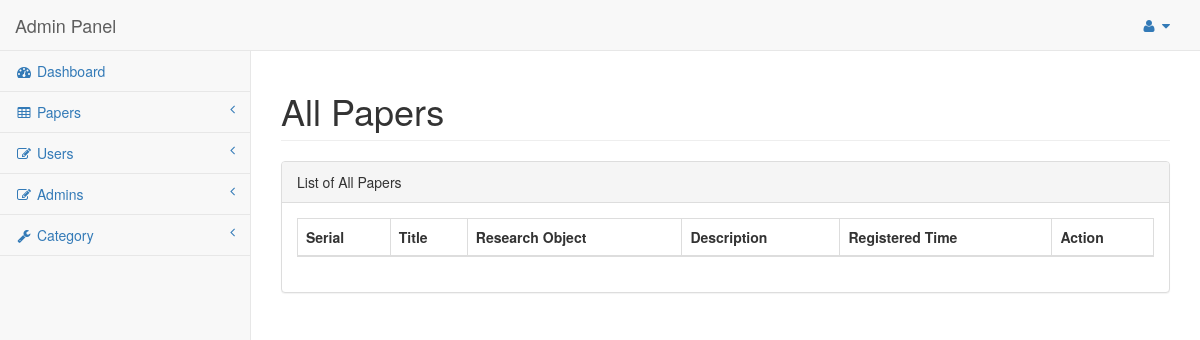
The app's page /admin/allPaper.php (signed in), older data.
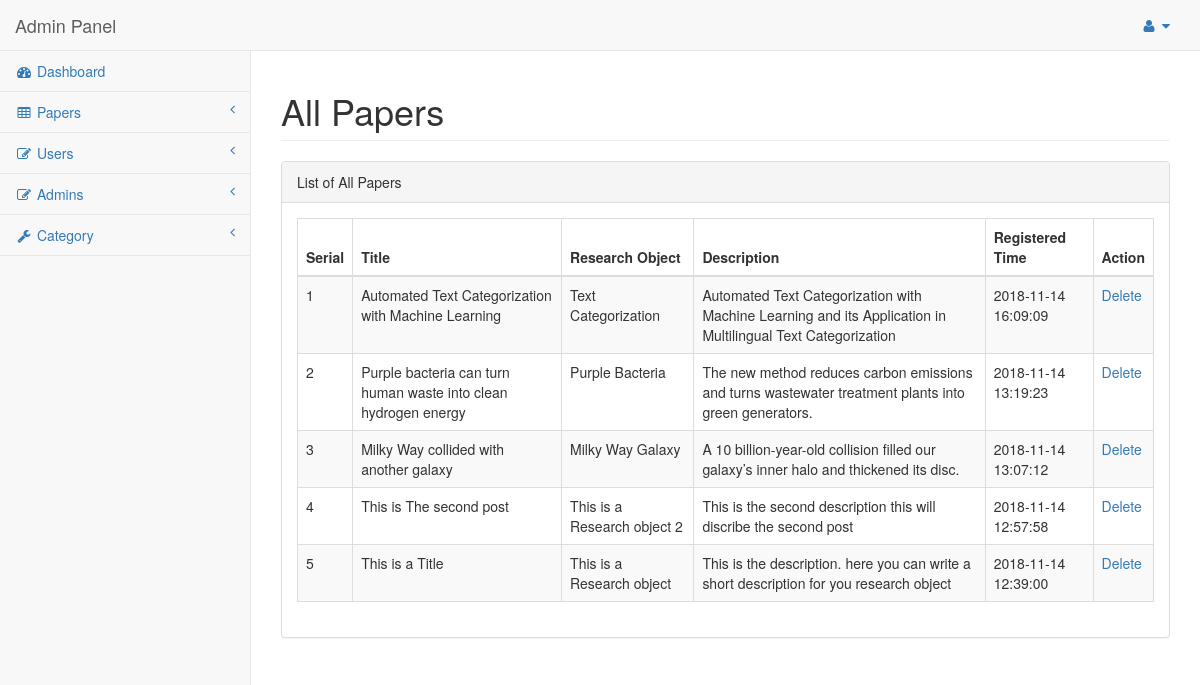
The same page, newer data.
### tables this page shows
CREATE TABLE `paper` (
  `id` int(11) NOT NULL,
  `userId` int(11) NOT NULL,
  `categoryId` int(11) NOT NULL,
  `researchObject` varchar(30) NOT NULL,
  `title` text NOT NULL,
  `description` text NOT NULL,
  `paper` text NOT NULL,
  `paperImage` text NOT NULL,
  `createdAt` datetime NOT NULL DEFAULT CURRENT_TIMESTAMP
);

### lib/paper.php (called while the page is built, shortened)
<?php
include_once ('C:\xampp\htdocs\versity\config\database.php');
class paper
{
    private $db;
    public function __construct()
    {
        $this->db  = new database();
    }
    public function viewAllLatestPaper(){
        $sql = "SELECT * FROM `paper`order by createdAt desc LIMIT 6";
        $stmt = $this->db->pdo->query($sql);
        if ($stmt){
            return $stmt->fetchAll(PDO::FETCH_CLASS, 'paper');
        } else{
            return 'False';
        }
    }
}

### config/database.php (called while the page is built)
<?php
class database
{
    private $host="localhost";
    private $userName="root";
    private $password="";
    private $dbname="diu_research";
    public $pdo;
    public function __construct(){
        if(!isset($this->pdo)){
            try{
                $link = new PDO("mysql:hostname=".$this->host.";dbname=".$this->dbname."","$this->userName", "$this->password",array(PDO::MYSQL_ATTR_INIT_COMMAND => "SET NAMES 'utf8'") );
                $link->setAttribute(PDO::ATTR_ERRMODE, PDO::ERRMODE_EXCEPTION);
                $this->pdo = $link;
            }catch (PDOException $e){
                die("Field to connect database".$e->getMessage());
            }
        }
    }
}
?>

### admin/allPaper.php (the view, shortened to what this page needs)
<?php
include (ROOTPATH.'/lib/paper.php');
?>
<!DOCTYPE html>
<html lang="en">
<?php
include_once ('adminHead.php');
?>
<?php
$paperData = new paper();
$papers = $paperData->viewAllLatestPaper();
$serial = 1;
?>
<body>
<div id="wrapper">
    <?php
    include_once ('adminNav.php');
    ?>
    <div id="page-wrapper">
        <div class="row">
            <div class="col-lg-12">
                <h1 class="page-header">All Papers</h1>
            </div>
        </div>
        <div class="row">
            <div class="col-lg-12">
                <div class="panel panel-default">
                    <div class="panel-heading">
                        List of All Papers
                    </div>
                    <div class="panel-body">
                        <table width="100%" class="table table-striped table-bordered table-hover" id="dataTables-example">
                            <thead>
                            <tr>
                                <th>Serial</th>
                                <th>Title</th>
                                <th>Research Object</th>
                                <th>Description</th>
                                <th>Registered Time</th>
                                <th>Action</th>
                            </tr>
                            </thead>
                            <tbody>
                            <?php
                            foreach ($papers as $paper){?>
                                <tr>
                                    <td><?=$serial?></td>
                                    <td><?=$paper->title?></td>
                                    <td><?=$paper->researchObject?></td>
                                    <td class="center"><?=$paper->description?></td>
                                    <td class="center"><?=$paper->createdAt?></td>
                                    <td><a href="paperDelete.php?id=<?=$paper->id?>">Delete</a></td>
                                </tr>
                                <?php
                                $serial++;
                            }
                            ?>
                            </tbody>
                        </table>
                    </div>
                </div>
            </div>
        </div>
    </div>
</div>
</body>
</html>

### admin/adminHead.php (shortened to what this page needs)
<head>
    <link href="<?=APP_PATH?>/assets/css/bootstrap.min.css" rel="stylesheet">
    <link href="<?=APP_PATH?>/assets/css/metisMenu.min.css" rel="stylesheet">
    <link href="<?=APP_PATH?>/assets/css/sb-admin-2.css" rel="stylesheet">
    <link href="<?=APP_PATH?>/assets/css/morris.css" rel="stylesheet">
    <link href="<?=APP_PATH?>/assets/css/dataTables.bootstrap.css" rel="stylesheet">
    <link href="<?=APP_PATH?>/assets/css/dataTables.responsive.css" rel="stylesheet">
    <link rel="stylesheet" type="text/css" href="https://fonts.maateen.me/siyam-rupali/font.css">
    <link href="<?=APP_PATH?>/assets/css/font-awesome.min.css" rel="stylesheet" type="text/css">
</head>

### admin/adminNav.php (shortened to what this page needs)
<nav class="navbar navbar-default navbar-static-top" role="navigation" style="margin-bottom: 0">
    <div class="navbar-header">
        <a class="navbar-brand" href="<?=APP_PATH?>/admin/dashboard.php">Admin Panel</a>
    </div>
    <ul class="nav navbar-top-links navbar-right">
        <li class="dropdown">
            <a class="dropdown-toggle" data-toggle="dropdown" href="#">
                <i class="fa fa-user fa-fw"></i> <i class="fa fa-caret-down"></i>
            </a>
        </li>
    </ul>
    <div class="navbar-default sidebar" role="navigation">
        <div class="sidebar-nav navbar-collapse">
            <ul class="nav" id="side-menu">
                <li>
                    <a href="<?=APP_PATH?>/admin/dashboard.php"><i class="fa fa-dashboard fa-fw"></i> Dashboard</a>
                </li>
                <li>
                    <a href="#"><i class="fa fa-table fa-fw"></i> Papers<span class="fa arrow"></span></a>
                </li>
                <li>
                    <a href="#"><i class="fa fa-edit fa-fw"></i> Users<span class="fa arrow"></span></a>
                </li>
                <li>
                    <a href="#"><i class="fa fa-edit fa-fw"></i> Admins<span class="fa arrow"></span></a>
                </li>
                <li>
                    <a href="#"><i class="fa fa-wrench fa-fw"></i> Category<span class="fa arrow"></span></a>
                </li>
            </ul>
        </div>
    </div>
</nav>

### assets/css/sb-admin-2.css (style rules this page uses)
body { background-color: #f8f8f8; }
#wrapper { width: 100%; }
#page-wrapper { padding: 0 15px; min-height: 568px; background-color: white; }
@media (min-width: 768px) { #page-wrapper { position: inherit; margin: 0 0 0 250px; padding: 0 30px; border-left: 1px solid #e7e7e7; } }
.navbar-top-links { margin-right: 0; }
.navbar-top-links li { display: inline-block; }
.navbar-top-links li:last-child { margin-right: 15px; }
.navbar-top-links li a { padding: 15px; min-height: 50px; }
.sidebar .sidebar-nav.navbar-collapse { padding-left: 0; padding-right: 0; }
.sidebar ul li { border-bottom: 1px solid #e7e7e7; }
.sidebar .arrow { float: right; }
.sidebar .fa.arrow:before { content: "\f104"; }
@media (min-width: 768px) { .sidebar { z-index: 1; position: absolute; width: 250px; margin-top: 51px; } }

Row changes from the older to the newer data that the page shows:
added paper: title "Automated Text Categorization with Machine Learning", researchObject "Text Categorization", description "Automated Text Categorization with Machine Learning and its Application in Multilingual Text Categorization", createdAt "2018-11-14 16:09:09"
added paper: title "Purple bacteria can turn human waste into clean hydrogen energy", researchObject "Purple Bacteria", description "The new method reduces carbon emissions and turns wastewater treatment plants into green generators.", createdAt "2018-11-14 13:19:23"
added paper: title "Milky Way collided with another galaxy", researchObject "Milky Way Galaxy", description "A 10 billion-year-old collision filled our galaxy’s inner halo and thickened its disc.", createdAt "2018-11-14 13:07:12"
added paper: title "This is The second post", researchObject "This is a Research object 2", description "This is the second description this will discribe the second post", createdAt "2018-11-14 12:57:58"
added paper: title "This is a Title", researchObject "This is a Research object", description "This is the description. here you can write a short description for you research object", createdAt "2018-11-14 12:39:00"
